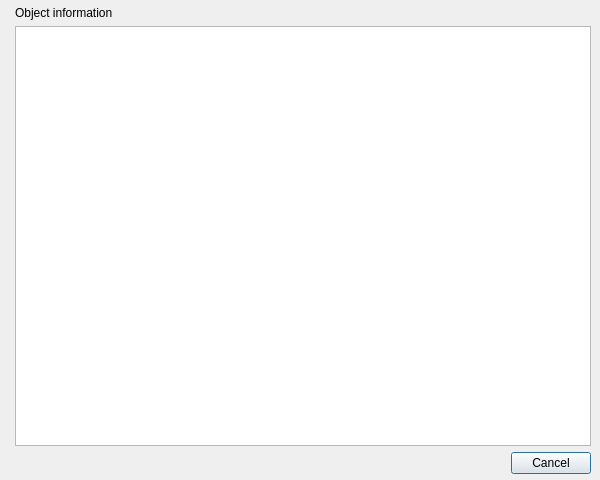
<?xml version="1.0" encoding="UTF-8"?>
<ui version="4.0">
 <class>InqOutputWindow.t</class>
 <widget class="ZsCc::Form" name="InqOutputWindow.t">
  <property name="geometry">
   <rect>
    <x>0</x>
    <y>0</y>
    <width>600</width>
    <height>480</height>
   </rect>
  </property>
  <property name="windowTitle">
   <string>Show inquire information</string>
  </property>
  <property name="persistent">
   <enum>ZsCc::Form::Temporary</enum>
  </property>
  <property name="form_pos" stdset="0">
   <stringlist>
    <string>disp,TT,0.0</string>
    <string>disp,LL,0.0</string>
   </stringlist>
  </property>
  <layout class="QGridLayout" name="gridLayout">
   <property name="leftMargin">
    <number>9</number>
   </property>
   <property name="topMargin">
    <number>6</number>
   </property>
   <property name="rightMargin">
    <number>9</number>
   </property>
   <property name="bottomMargin">
    <number>6</number>
   </property>
   <item row="2" column="0" colspan="2">
    <widget class="QDialogButtonBox" name="dialogButtonBox">
     <property name="standardButtons">
      <set>QDialogButtonBox::Cancel</set>
     </property>
    </widget>
   </item>
   <item row="1" column="1">
    <widget class="ZsCc::ListWidget" name="id1">
     <property name="id" stdset="0">
      <number>1</number>
     </property>
    </widget>
   </item>
   <item row="0" column="1">
    <widget class="QLabel" name="id1label">
     <property name="text">
      <string>Object information</string>
     </property>
    </widget>
   </item>
  </layout>
 </widget>
 <customwidgets>
  <customwidget>
   <class>ZsCc::Form</class>
   <extends>QDialog</extends>
   <header>nui/CommonControls/CcForm.hpp</header>
   <container>1</container>
  </customwidget>
  <customwidget>
   <class>ZsCc::ListWidget</class>
   <extends>QListWidget</extends>
   <header>nui/CommonControls/CcListWidget.hpp</header>
  </customwidget>
 </customwidgets>
 <resources/>
 <connections>
  <connection>
   <sender>dialogButtonBox</sender>
   <signal>clicked(QAbstractButton *)</signal>
   <receiver>InqOutputWindow.t</receiver>
   <slot>onClickStandardButton(QAbstractButton *)</slot>
   <hints>
    <hint type="sourcelabel">
     <x>20</x>
     <y>20</y>
    </hint>
    <hint type="destinationlabel">
     <x>20</x>
     <y>20</y>
    </hint>
   </hints>
  </connection>
 </connections>
</ui>
